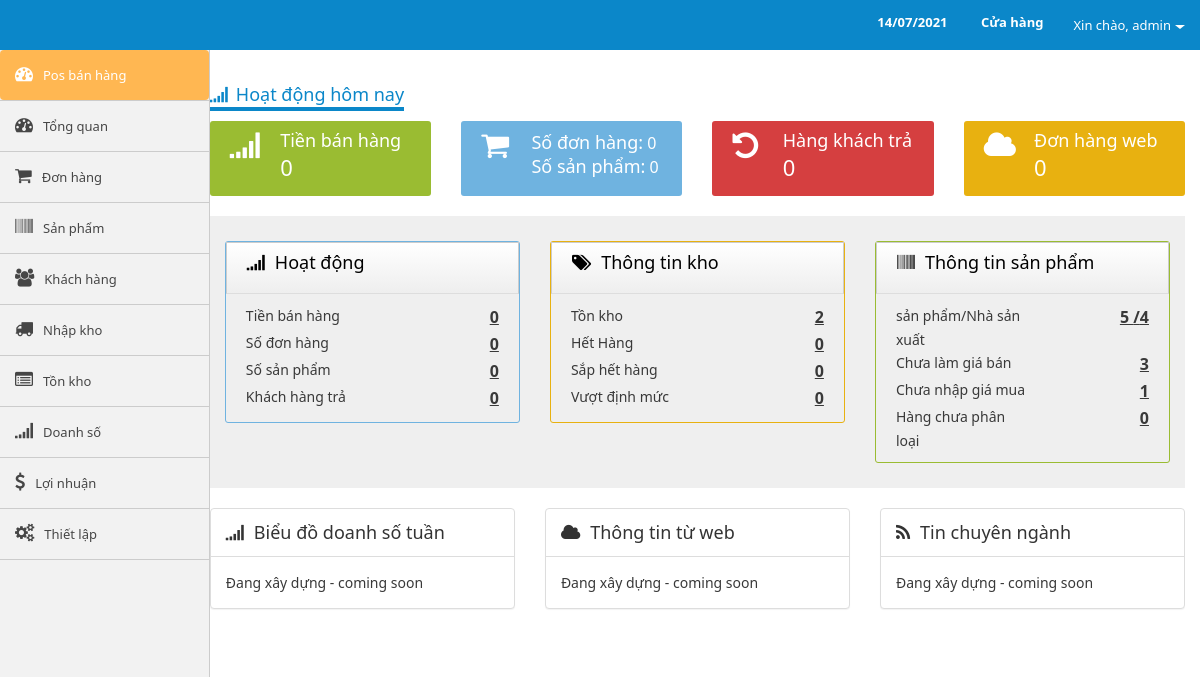
The app's page /backend (signed in) with its own data.
### tables this page shows
CREATE TABLE `cms_users` (
  `id` int(10) UNSIGNED NOT NULL,
  `username` varchar(100) NOT NULL,
  `password` varchar(100) NOT NULL,
  `salt` varchar(255) NOT NULL,
  `email` varchar(120) NOT NULL,
  `display_name` varchar(120) NOT NULL,
  `user_status` tinyint(4) NOT NULL,
  `group_id` int(11) NOT NULL,
  `store_id` int(11) NOT NULL,
  `created` datetime NOT NULL,
  `updated` datetime NOT NULL,
  `logined` datetime(1) NOT NULL,
  `ip_logged` varchar(255) NOT NULL,
  `recode` varchar(255) NOT NULL,
  `code_time_out` varchar(255) NOT NULL
);

CREATE TABLE `cms_stores` (
  `ID` int(5) UNSIGNED NOT NULL,
  `stock_name` varchar(255) NOT NULL,
  `user_init` int(11) NOT NULL,
  `user_upd` int(11) NOT NULL,
  `created` datetime NOT NULL DEFAULT CURRENT_TIMESTAMP,
  `updated` datetime NOT NULL DEFAULT '0000-00-00 00:00:00' ON UPDATE CURRENT_TIMESTAMP
);

### application/controllers/dashboard.php (called while the page is built, shortened)
<?php if (!defined('BASEPATH')) exit('No direct script access allowed');
class Dashboard extends CI_Controller
{
    private $auth;
    public function __construct()
    {
        $this->auth = $this->cms_authentication->check();
    }
    public function index()
    {
        $today = date('Y-m-d');
        $orders = $this->db->from('orders')->where(('sell_date >'), $today)->where(('deleted'), 0)->get()->result_array();
        $tongtien = 0;
        $soluongsp = array();
        $data['lamgiaban'] = $this->db->from('products')->where(['prd_status' => 1, 'deleted' => 0, 'prd_sell_price' => 0])->count_all_results();
        $data['lamgiamua'] = $this->db->from('products')->where(['prd_status' => 1, 'deleted' => 0, 'prd_origin_price' => 0])->count_all_results();
        $total_prd = $this->db->from('products')->where(['prd_status' => 1, 'deleted' => 0])->count_all_results();
        $data['data']['_sl_product'] = $total_prd;
        $data['data']['_sl_manufacture'] = $this->db->from('products_manufacture')->count_all_results();
        $slsitem = count($soluongsp);
        $data['slsinventory'] = count($this->db->select('ID')->where(['prd_status' => 1, 'deleted' => 0, 'prd_sls >' => 0])->from('products')->get()->result_array());
        $data['slsaceitem'] = count($this->db->select('ID')->where(['prd_status' => 1, 'deleted' => 0, 'prd_sls' => 0])->from('products')->get()->result_array());
        $data['tongtien'] = $tongtien;
        $data['slsorders'] = count($orders);
        $data['slsitem'] = $slsitem;
        $store = $this->db->from('stores')->get()->result_array();
        $data['data']['store'] = $store;
        $store_id = $this->db->select('store_id')->from('users')->where('id',$this->auth['id'])->limit(1)->get()->row_array();
        $data['data']['store_id'] = $store_id['store_id'];
        $data['data']['user'] = $this->auth;
        $data['template'] = 'home/index';
        $this->load->view('layout/index', isset($data) ? $data : null);
    }
}

### index.php (called while the page is built, shortened)
<?php
require_once BASEPATH . 'core/CodeIgniter.php';

### application/libraries/cms_cookie.php (called while the page is built, shortened)
<?php if (!defined('BASEPATH')) exit('No direct script access allowed');
class CMS_Cookie
{
    public static function get($name)
    {
        return $_COOKIE[$name];
    }
    public static function decode($cookie_val)
    {
        return base64_decode(substr($cookie_val, 3));
    }
}

### application/libraries/cms_authentication.php (called while the page is built, shortened)
<?php if (!defined('BASEPATH')) exit('No direct script access allowed');
class CMS_authentication
{
    private $CI;
    public function __construct()
    {
        $this->CI = &get_instance();
    }
    public function check()
    {
        if (CMS_Cookie::exists('user_logged' . CMS_PREFIX)) {
            $cookie = CMS_Cookie::get('user_logged' . CMS_PREFIX);
            $cookie = json_decode(CMS_Cookie::decode($cookie), true);
            $user = $this->CI->db->select('id,username,password,salt,display_name,email,group_id,store_id')->where('username', $cookie['username'])->or_where('email', $cookie['username'])->from('users')->get()->row_array();
            $group = $this->CI->db->select('id, group_permission, group_name')->where('id', $user['group_id'])->from('users_group')->get()->row_array();
            if (isset($user) && count($user)) {
                if ($user['username'] == $cookie['username'] && $user['password'] == $cookie['password'] && $user['salt'] == $cookie['salt']) {
                    return ['id' => $user['id'],
                        'username' => $user['username'],
                        'password' => $user['password'],
                        'salt' => $user['salt'],
                        'email' => $user['email'],
                        'display_name' => $user['display_name'],
                        'group_id' => $user['group_id'],
                        'group_name' => $group['group_name'],
                        'group_permission' => json_decode($group['group_permission'], true),
                        'store_id' => $user['store_id']
                    ];
                }
            }
        }
        return null;
    }
}

### application/helpers/useful_helper.php (called while the page is built, shortened)
<?php if (!defined('BASEPATH')) exit('No direct script access allowed');
if (!function_exists('cms_encode_currency_format')) {
    function cms_encode_currency_format($priceFloat)
    {
        $symbol_thousand = ',';
        $decimal_place = 0;
        if ($priceFloat == 0)
            return 0;
        $price = number_format($priceFloat, $decimal_place, '', $symbol_thousand);
        return $price;
    }
}

### application/views/home/index.php (the view)
<div class="row">
    <div class="report">
        <div class="col-md-12"><h4 class="dashboard-title"><i class="fa fa-signal"></i>Hoạt động hôm nay</h4></div>
        <div class="col-md-3">
            <div class="report-box box-green">
                <div class="infobox-icon">
                    <i class="fa fa-signal"></i>
                </div>
                <div class="infobox-data">
                    <h3 class="infobox-title">Tiền bán hàng</h3>
                    <span
                        class="infobox-data-number text-center"><?php echo (isset($tongtien)) ? cms_encode_currency_format($tongtien) : '0'; ?></span>
                </div>
            </div>
        </div>
        <div class="col-md-3">
            <div class="report-box box-blue">
                <div class="infobox-icon">
                    <i class="fa fa-shopping-cart"></i>
                </div>
                <div class="infobox-data">
                    <h3 class="infobox-title">Số đơn hàng:</h3>
                    <span
                        class="infobox-data-number text-center"><?php echo (isset($slsorders)) ? cms_encode_currency_format($slsorders) : '0'; ?></span>
                    <h3 class="infobox-title">Số sản phẩm:</h3>
                    <span
                        class="infobox-data-number text-center"><?php echo (isset($slsitem)) ? cms_encode_currency_format($slsitem) : '0'; ?></span>
                </div>
            </div>
        </div>
        <div class="col-md-3">
            <div class="report-box box-red">
                <div class="infobox-icon">
                    <i class="fa fa-undo"></i>
                </div>
                <div class="infobox-data">
                    <h3 class="infobox-title">Hàng khách trả</h3>
                    <span class="infobox-data-number">0</span>
                </div>
            </div>
        </div>
        <div class="col-md-3">
            <div class="report-box box-orange">
                <div class="infobox-icon">
                    <i class="fa fa-cloud"></i>
                </div>
                <div class="infobox-data">
                    <h3 class="infobox-title">Đơn hàng web</h3>
                    <span class="infobox-data-number">0</span>
                </div>
            </div>
        </div>
    </div>
</div>
<div class="row" style="background: #efefef; margin: 20px 0; overflow: hidden; ">
    <div class="col-md-4">
        <div class="widget widget-blue">
            <div class="widget-header">
                <h3 class="widget-title"><i class="fa fa-signal"></i>Hoạt động</h3>
            </div>
            <div class="widget-body">
                <div class="row">
                    <div class="info col-xs-7">Tiền bán hàng</div>
                    <div
                        class="info col-xs-5 data text-right"><?php echo (isset($tongtien)) ? cms_encode_currency_format($tongtien) : '0'; ?></div>
                    <div class="info col-xs-7">Số đơn hàng</div>
                    <div
                        class="info col-xs-5 data text-right"><?php echo (isset($slsorders)) ? cms_encode_currency_format($slsorders) : '0'; ?></div>
                    <div class="info col-xs-7">Số sản phẩm</div>
                    <div
                        class="info col-xs-5 data text-right"><?php echo (isset($slsitem)) ? cms_encode_currency_format($slsitem) : '0'; ?></div>
                    <div class="info col-xs-7">Khách hàng trả</div>
                    <div class="info col-xs-5 data text-right">0</div>
                </div>
            </div>
        </div>
    </div>
    <div class="col-md-4">
        <div class="widget widget-orange">
            <div class="widget-header">
                <h3 class="widget-title"><i class="fa fa-tags"></i>Thông tin kho</h3>
            </div>
            <div class="widget-body">
                <div class="row">
                    <div class="info col-xs-7">Tồn kho</div>
                    <div
                        class="info col-xs-5 data text-right"><?php echo (isset($slsinventory)) ? cms_encode_currency_format($slsinventory) : '0'; ?></div>
                    <div class="info col-xs-7">Hết Hàng</div>
                    <div
                        class="info col-xs-5 data text-right"><?php echo (isset($slsaceitem)) ? cms_encode_currency_format($slsaceitem) : '0'; ?></div>
                    <div class="info col-xs-7">Sắp hết hàng</div>
                    <div class="info col-xs-5 data text-right">0</div>
                    <div class="info col-xs-7">Vượt định mức</div>
                    <div class="info col-xs-5 data text-right">0</div>
                </div>
            </div>
        </div>
    </div>
    <div class="col-md-4">
        <div class="widget widget-green">
            <div class="widget-header">
                <h3 class="widget-title"><i class="fa fa-barcode"></i>Thông tin sản phẩm</h3>
            </div>
            <div class="widget-body">
                <div class="row">
                    <div class="info col-xs-7">sản phẩm/Nhà sản xuất</div>
                    <div
                        class="info col-xs-5 data text-right"><?php echo (isset($data['_sl_product'])) ? $data['_sl_product'] : 0; ?>
                        /<?php echo (isset($data['_sl_manufacture'])) ? $data['_sl_manufacture'] : 0; ?></div>
                    <div class="info col-xs-7">Chưa làm giá bán</div>
                    <div
                        class="info col-xs-5 data text-right"><?php echo (isset($lamgiaban)) ? cms_encode_currency_format($lamgiaban) : '0'; ?></div>
                    <div class="info col-xs-7">Chưa nhập giá mua</div>
                    <div
                        class="info col-xs-5 data text-right"><?php echo (isset($lamgiamua)) ? cms_encode_currency_format($lamgiamua) : '0'; ?></div>
                    <div class="info col-xs-7">Hàng chưa phân loại</div>
                    <div class="info col-xs-5 data text-right">0</div>
                </div>
            </div>
        </div>
    </div>
</div>
<div class="row" style="margin: 20px 0; overflow: hidden; ">
    <div class="chart-report">
        <div class="row">
            <div class="col-md-4">
                <div class="panel panel-default">
                    <div class="panel-heading"><i class="fa fa-signal"></i>Biểu đồ doanh số tuần</div>
                    <div class="panel-body">
                        Đang xây dựng - coming soon
                    </div>
                </div>
            </div>
            <div class="col-md-4">
                <div class="panel panel-default">
                    <div class="panel-heading"><i class="fa fa-cloud"></i>Thông tin từ web</div>
                    <div class="panel-body">
                        Đang xây dựng - coming soon
                    </div>
                </div>
            </div>
            <div class="col-md-4">
                <div class="panel panel-default">
                    <div class="panel-heading"><i class="fa fa-rss"></i>Tin chuyên ngành</div>
                    <div class="panel-body">
                        Đang xây dựng - coming soon
                    </div>
                </div>
            </div>
        </div>
    </div>
</div>

### application/views/common/header.php (shortened to what this page needs)
<nav id="navbar-container" class="navbar navbar- navbar-fixed-top">
    <div class="container-fluid">
        <div class="collapse navbar-collapse" id="bs-example-navbar-collapse-1">
            <ul class="nav navbar-nav navbar-right">
                <?php if(isset($data['store'])){ ?>
                <li>
                    <label style="margin:13px 15px; color: white">
                            <?php
                            $today =date("d/m/Y");
                            echo $today;
                            ?>
                    </label>
                    <label style="margin: 13px 15px; color: white">
                        Cửa hàng
                    </label>
                </li>
                <?php } ?>
                <li class="dropdown user-profile">
                    <a href="#" class="dropdown-toggle" data-toggle="dropdown" role="button" aria-haspopup="true"
                       aria-expanded="false"><span class="hello">Xin chào, </span><?php echo (isset($user)) ?
                            $user['display_name'] : $user['username']; ?><span class="caret"></span></a>
                </li>
            </ul>
        </div>
    </div>
</nav>

### records on screen
cms_users: display_name "admin"
cms_stores: user_upd "0", user_init "2"

### other values on screen
$data['_sl_product'] "5"
$data['_sl_manufacture'] "4"
cms_encode_currency_format($lamgiaban) "3"
cms_encode_currency_format($lamgiamua) "1"
